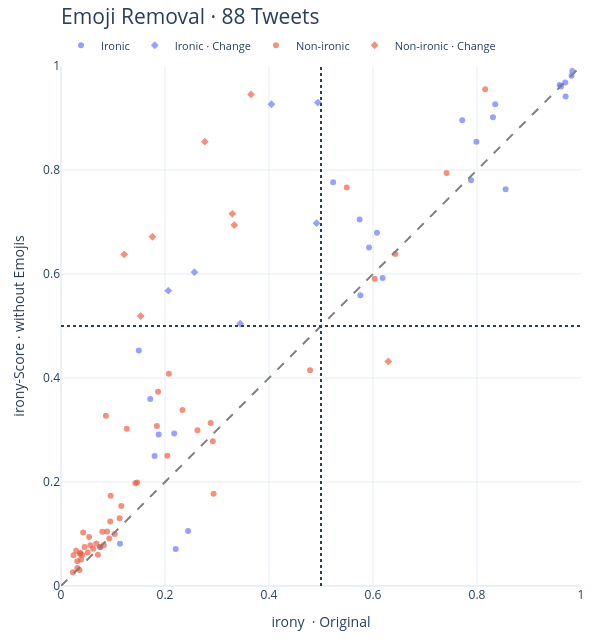

Notebook source saved alongside this figure:
### Code cell
# Plot the whole thing


if emoji_test.empty:
    print("No emojis found in the test split.")
else:
    fig = px.scatter(
        emoji_test,
        x="score_before",
        y="score_after_emoji",
        color="reference_label",
        symbol="class_flip",
        opacity=0.65,
        category_orders={
            "reference_label": ["Ironic", "Non-ironic"],
            "class_flip": [False, True],
        },
        hover_data={
            "text": True,
            "without_emojis": True,
            "removed_emojis": True,
            "delta_emoji": ":.3f",
        },
        labels={
            "score_before": "irony  · Original",
            "score_after_emoji": "irony-Score · without Emojis",
            "reference_label": "reference label",
            "class_flip": "class flip",
            "text": "original text",
            "without_emojis": "text without Emojis",
            "removed_emojis": "removed Emojis",
            "delta_emoji": "score delta",
        },
        template="plotly_white",
    )

    fig.add_shape(
        type="line",
        x0=0, y0=0, x1=1, y1=1,
        line=dict(color="gray", dash="dash"),
    )
    fig.add_vline(x=0.5, line_dash="dot")
    fig.add_hline(y=0.5, line_dash="dot")
    fig.update_xaxes(range=[0, 1], tick0=0, dtick=0.2, constrain="domain")
    fig.update_yaxes(
        range=[0, 1],
        scaleanchor="x",
        scaleratio=1,
        constrain="domain",
    )
    legend_labels = {
        "Ironic, False": "Ironic",
        "Ironic, True": "Ironic · Change",
        "Non-ironic, False": "Non-ironic",
        "Non-ironic, True": "Non-ironic · Change",
    }
    fig.for_each_trace(lambda trace: trace.update(name=legend_labels[trace.name]))
    fig.update_xaxes(dtick=0.2, gridcolor="#E7EDF4")
    fig.update_yaxes(dtick=0.2, gridcolor="#E7EDF4")
    fig.update_layout(
        width=600,
        modebar_remove=["toImage", "select2d", "lasso2d", "zoomIn2d",
                        "zoomOut2d", "autoScale2d"],
        height=640,
        margin=dict(l=61, r=19, t=66, b=54),
        title=dict(
            text=f"Emoji Removal · {len(emoji_test)} Tweets",
            x=0,
            xref="paper",
            xanchor="left",
            y=0.985,
            yanchor="top",
            font=dict(size=21),
        ),
        legend=dict(
            orientation="h",
            x=0,
            xanchor="left",
            y=1.012,
            yanchor="bottom",
            title_text="",
            font=dict(size=11),
        ),
    )
    fig.show()

### Figure 1 — Plotly figure (JSON) as saved in the notebook; plotly's stock layout.template omitted (floating-point values rounded to 4 significant figures; data arrays with more than 128 entries replaced by an {"elided": "..."} marker saying what was removed)
{"data": [{"customdata": [["You decide to go on vacation without me sleep? Reaaaal nice. #considerate #not 😒💤", "You decide to go on vacation without me sleep? Reaaaal nice. #considerate #not", "😒 💤", 0.1036], ["I just love being ignored😊|#not😒", "I just love being ignored|#not", "😊 😒", 0.07008], ["There's no better way to start the week than to get your wisdom teeth taken out at 8 am!!! #not ☺😊😳", "There's no better way to start the week than to get your wisdom teeth taken out at 8 am!!! #not", "☺ 😊 😳", -0.0008944], ["Christmas alone😊 how nice #not", "Christmas alone how nice #not", "😊", 0.07148], ["@user You want to see something Irish!!Of all the reasons to be closed 😂😂😂 #irony", "@user You want to see something Irish!!Of all the reasons to be closed  #irony", "😂 😂 😂", -0.02634], ["I am so ready for Monday. 🙆 #sarcasm", "I am so ready for Monday.  #sarcasm", "🙆", 0.07064], ["@user trust me it will be out of form Scandinavian reef again to. @user do love @user I see😒🙈 #irony #FCBarcelona #mcfc", "@user trust me it will be out of form Scandinavian reef again to. @user do love @user I see #irony #FCBarcelona #mcfc", "😒 🙈", -0.0004757], ["Picked an excellent day to get my hair done 😒 #sarcasm", "Picked an excellent day to get my hair done  #sarcasm", "😒", 0.2529], ["Someone needs to stop me before I kill someone 😡 love waking up in the worst fcking mood #Not", "Someone needs to stop me before I kill someone  love waking up in the worst fcking mood #Not", "😡", -0.1384], ["What a golden morning. 😒 #not", "What a golden morning.  #not", "😒", 0.0556], ["@user hahaha yeah I think so too cause you know how she loves her with all her heart 😂😂😂.... #NOT 🔫.", "@user hahaha yeah I think so too cause you know how she loves her with all her heart .... #NOT .", "😂 😂 😂 🔫", 0.1877], ["Reunited with my pump this morning. #yay #not 😣", "Reunited with my pump this morning. #yay #not", "😣", 0.3034], ["What a great way to start the day!! #Not 😠", "What a great way to start the day!! #Not", "😠", 0.007078], ["What a great Christmas. 😅 #not", "What a great Christmas.  #not", "😅", -0.02911], ["@user u bragged all yr about having Peyton in 2 leagues only to get beat in the 1st round in both #irony 😂😂😂😂", "@user u bragged all yr about having Peyton in 2 leagues only to get beat in the 1st round in both #irony", "😂 😂 😂 😂", 0.07555], ["Perfect time to get sick 😢 #not", "Perfect time to get sick  #not", "😢", -0.01663], ["Yay jury duty 😒 #sarcasm", "Yay jury duty  #sarcasm", "😒", -0.001431], ["Literally functioning on 4 hours of sleep and I feel great 😄 !! #Not #CollegeisKillingMe #OneMoreWeek", "Literally functioning on 4 hours of sleep and I feel great  !! #Not #CollegeisKillingMe #OneMoreWeek", "😄", 0.05862], ["Oh I just love when I wake up with a migraine 😒 #not #needmeds", "Oh I just love when I wake up with a migraine  #not #needmeds", "😒", -0.008477], ["Best Christmas Eve news: I have a half sister. 😂👍 #sarcasm #thanksdad", "Best Christmas Eve news: I have a half sister.  #sarcasm #thanksdad", "😂 👍", -0.09216], ["Throwing up is exactly what I want to be doing at 7:30am... 😷😷😷 #not", "Throwing up is exactly what I want to be doing at 7:30am...  #not", "😷 😷 😷", 0.1239], ["Scoped out a new route on today's 5k. But oh.. the crowds, the traffic, the noise 😄 #not...", "Scoped out a new route on today's 5k. But oh.. the crowds, the traffic, the noise  #not...", "😄", -0.03223], ["@user @user @user same here. Tryin to link d convos bt another tweet cums up. #Sarcasm is the only wrd repeated.😂😂😂😂😂", "@user @user @user same here. Tryin to link d convos bt another tweet cums up. #Sarcasm is the only wrd repeated.", "😂 😂 😂 😂 😂", -0.1495], ["Fighting over chargers is definitely how I wanted to start my day.😒 #not", "Fighting over chargers is definitely how I wanted to start my day. #not", "😒", 0.09133], ["Laptop speakers are too quiet for music & simply too loud for porn 😒 !#Irony", "Laptop speakers are too quiet for music & simply too loud for porn  !#Irony", "😒", 0.1305], ["I love it when people try to tell me that Oakland is so much easier than other schools 😡 #not", "I love it when people try to tell me that Oakland is so much easier than other schools  #not", "😡", 0.004527], ["Hearing gun shots when I first wake up makes me feel like I'm in Compton. What a wonderful way to wake up. ❤ #sarcasm #imscared", "Hearing gun shots when I first wake up makes me feel like I'm in Compton. What a wonderful way to wake up.  #sarcasm #imscared", "❤", -0.0004222]], "hovertemplate": "reference label=Ironic<br>class flip=False<br>irony  · Original=%{x}<br>irony-Score · without Emojis=%{y}<br>original text=%{customdata[0]}<br>text without Emojis=%{customdata[1]}<br>removed Emojis=%{customdata[2]}<br>score delta=%{customdata[3]:.3f}<extra></extra>", "legendgroup": "Ironic, False", "marker": {"color": "#636efa", "opacity": 0.65, "symbol": "circle"}, "mode": "markers", "name": "Ironic", "orientation": "v", "showlegend": true, "type": "scatter", "x": [0.1879, 0.18, 0.9616, 0.6076, 0.6185, 0.8307, 0.07534, 0.5233, 0.2443, 0.7987, 0.1717, 0.1497, 0.9832, 0.9705, 0.2177, 0.5756, 0.9698, 0.5924, 0.7886, 0.855, 0.7716, 0.1134, 0.2206, 0.835, 0.5743, 0.9589, 0.9818], "xaxis": "x", "y": [0.2915, 0.2501, 0.9607, 0.6791, 0.5921, 0.9014, 0.07487, 0.7763, 0.1059, 0.8543, 0.3594, 0.4531, 0.9903, 0.9413, 0.2932, 0.559, 0.9683, 0.651, 0.7801, 0.7628, 0.8955, 0.08117, 0.07106, 0.9263, 0.7048, 0.9635, 0.9814], "yaxis": "y"}, {"customdata": [["work Wednesday-Sunday .. #yay #not #moneytho 😩😭💰😒", "work Wednesday-Sunday .. #yay #not #moneytho", "😩 😭 💰 😒", 0.3469], ["Nice weather for today.. #not 😠", "Nice weather for today.. #not", "😠", 0.3617], ["Today is going to be a great day . #not. 😔", "Today is going to be a great day . #not.", "😔", 0.5218], ["Horray to working all weekend! #sarcasm #ohwell 💰💰👍😏", "Horray to working all weekend! #sarcasm #ohwell", "💰 💰 👍 😏", 0.4357], ["The thirstiest of thirst buckets calling other people thirsty 😒 #irony", "The thirstiest of thirst buckets calling other people thirsty  #irony", "😒", 0.2065], ["What a lovely day to drive #not #boo #fog #work 😳😳😳", "What a lovely day to drive #not #boo #fog #work", "😳 😳 😳", 0.1599]], "hovertemplate": "reference label=Ironic<br>class flip=True<br>irony  · Original=%{x}<br>irony-Score · without Emojis=%{y}<br>original text=%{customdata[0]}<br>text without Emojis=%{customdata[1]}<br>removed Emojis=%{customdata[2]}<br>score delta=%{customdata[3]:.3f}<extra></extra>", "legendgroup": "Ironic, True", "marker": {"color": "#636efa", "opacity": 0.65, "symbol": "diamond"}, "mode": "markers", "name": "Ironic · Change", "orientation": "v", "showlegend": true, "type": "scatter", "x": [0.2567, 0.2063, 0.4046, 0.494, 0.4913, 0.3446], "xaxis": "x", "y": [0.6036, 0.568, 0.9265, 0.9297, 0.6978, 0.5045], "yaxis": "y"}, {"customdata": {"elided": "47x4 mixed values"}, "hovertemplate": "reference label=Non-ironic<br>class flip=False<br>irony  · Original=%{x}<br>irony-Score · without Emojis=%{y}<br>original text=%{customdata[0]}<br>text without Emojis=%{customdata[1]}<br>removed Emojis=%{customdata[2]}<br>score delta=%{customdata[3]:.3f}<extra></extra>", "legendgroup": "Non-ironic, False", "marker": {"color": "#EF553B", "opacity": 0.65, "symbol": "circle"}, "mode": "markers", "name": "Non-ironic", "orientation": "v", "showlegend": true, "type": "scatter", "x": [0.03128, 0.08861, 0.1866, 0.04055, 0.6032, 0.09546, 0.03715, 0.116, 0.2624, 0.2878, 0.2045, 0.1264, 0.02279, 0.2919, 0.6431, 0.07549, 0.2934, 0.03547, 0.2336, 0.05413, 0.06793, 0.1844, 0.09467, 0.1034, 0.1128, 0.02412, 0.1464, 0.5495, 0.07943, 0.071, 0.02928, 0.04252, 0.0515, 0.7415, 0.03846, 0.08236, 0.05654, 0.8157, 0.03135, 0.479, 0.08634, 0.06176, 0.143, 0.04538, 0.2074, 0.03664, 0.09274], "xaxis": "x", "y": [0.04773, 0.1048, 0.3733, 0.05967, 0.591, 0.1736, 0.06359, 0.1539, 0.2997, 0.3137, 0.2506, 0.3026, 0.02655, 0.2784, 0.6387, 0.07521, 0.1773, 0.03065, 0.3385, 0.09421, 0.08154, 0.3076, 0.1241, 0.09978, 0.1302, 0.05892, 0.1992, 0.7662, 0.1043, 0.05998, 0.06771, 0.1028, 0.06456, 0.7942, 0.0509, 0.07813, 0.07814, 0.9552, 0.03439, 0.4149, 0.3275, 0.07162, 0.1977, 0.07496, 0.4083, 0.06183, 0.09132], "yaxis": "y"}, {"customdata": [["MB forgot to move the elf on shelf and now 10 is asking me if Christmas is real. 😥@NannyProbss", "MB forgot to move the elf on shelf and now 10 is asking me if Christmas is real. @NannyProbss", "😥", -0.1975], ["After getting a total of 4 hours of sleep in 2 days, I FINALLY got good sleep last night😁", "After getting a total of 4 hours of sleep in 2 days, I FINALLY got good sleep last night", "😁", 0.3863], ["Remember to raise a glass of merry to those who are at work keeping the world safe on Christmas 🌎🎄🌏🎅🌍❄|🚑🚒🚓🚁🚢 #essentialservice", "Remember to raise a glass of merry to those who are at work keeping the world safe on Christmas | #essentialservice", "🌎 🎄 🌏 🎅 🌍 ❄ 🚑 🚒 🚓 🚁 🚢", 0.516], ["Watching @user trich vlogs helps me alot with my trich condition !! ☺️💕", "Watching @user trich vlogs helps me alot with my trich condition !!", "☺️ 💕", 0.58], ["I have officially surrounded myself with the most amazing people 😊", "I have officially surrounded myself with the most amazing people", "😊", 0.4959], ["Hyper at 1AM when I really should be getting rest #ohwhale 🐋🐳", "Hyper at 1AM when I really should be getting rest #ohwhale", "🐋 🐳", 0.366], ["So glad I'm off work tonite🙋", "So glad I'm off work tonite", "🙋", 0.5779], ["@user just trying to confuse you all 😘", "@user just trying to confuse you all", "😘", 0.3609]], "hovertemplate": "reference label=Non-ironic<br>class flip=True<br>irony  · Original=%{x}<br>irony-Score · without Emojis=%{y}<br>original text=%{customdata[0]}<br>text without Emojis=%{customdata[1]}<br>removed Emojis=%{customdata[2]}<br>score delta=%{customdata[3]:.3f}<extra></extra>", "legendgroup": "Non-ironic, True", "marker": {"color": "#EF553B", "opacity": 0.65, "symbol": "diamond"}, "mode": "markers", "name": "Non-ironic · Change", "orientation": "v", "showlegend": true, "type": "scatter", "x": [0.6294, 0.3294, 0.1215, 0.3653, 0.1758, 0.1532, 0.2766, 0.3332], "xaxis": "x", "y": [0.4319, 0.7157, 0.6376, 0.9453, 0.6717, 0.5192, 0.8544, 0.6941], "yaxis": "y"}], "layout": {"height": 640, "legend": {"font": {"size": 11}, "orientation": "h", "title": {"text": ""}, "tracegroupgap": 0, "x": 0, "xanchor": "left", "y": 1.012, "yanchor": "bottom"}, "margin": {"b": 54, "l": 61, "r": 19, "t": 66}, "modebar": {"remove": ["toImage", "select2d", "lasso2d", "zoomIn2d", "zoomOut2d", "autoScale2d"]}, "shapes": [{"line": {"color": "gray", "dash": "dash"}, "type": "line", "x0": 0, "x1": 1, "y0": 0, "y1": 1}, {"line": {"dash": "dot"}, "type": "line", "x0": 0.5, "x1": 0.5, "xref": "x", "y0": 0, "y1": 1, "yref": "y domain"}, {"line": {"dash": "dot"}, "type": "line", "x0": 0, "x1": 1, "xref": "x domain", "y0": 0.5, "y1": 0.5, "yref": "y"}], "title": {"font": {"size": 21}, "text": "Emoji Removal · 88 Tweets", "x": 0, "xanchor": "left", "xref": "paper", "y": 0.985, "yanchor": "top"}, "width": 600, "xaxis": {"anchor": "y", "constrain": "domain", "domain": [0, 1], "dtick": 0.2, "gridcolor": "#E7EDF4", "range": [0, 1], "tick0": 0, "title": {"text": "irony  · Original"}}, "yaxis": {"anchor": "x", "constrain": "domain", "domain": [0, 1], "dtick": 0.2, "gridcolor": "#E7EDF4", "range": [0, 1], "scaleanchor": "x", "scaleratio": 1, "title": {"text": "irony-Score · without Emojis"}}}}
